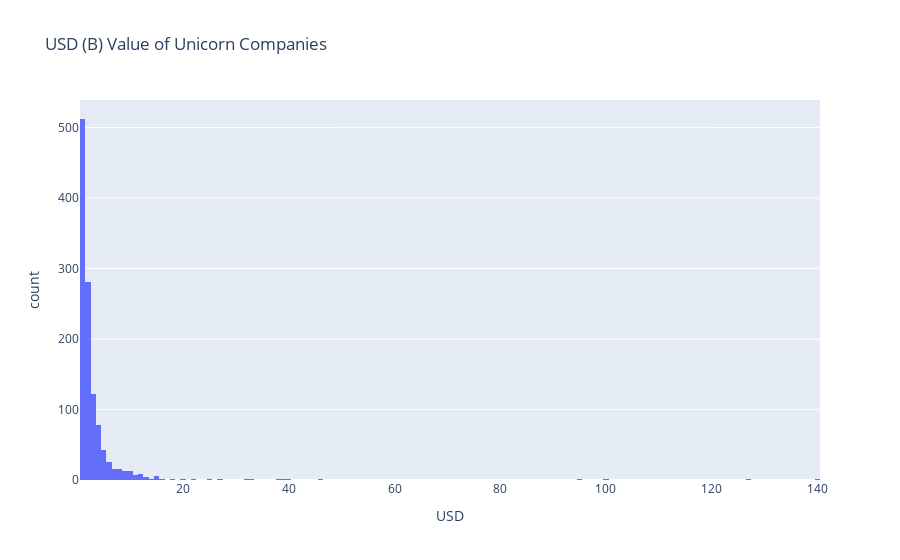

Notebook code for this chart:
### Code cell
#Let's see a histogram for the USD column
fig = px.histogram(df, x="USD",title = 'USD (B) Value of Unicorn Companies')
fig.show()

### Figure 1 — Plotly figure (JSON) as saved in the notebook; plotly's stock layout.template omitted (floating-point values rounded to 4 significant figures; data arrays with more than 128 entries replaced by an {"elided": "..."} marker saying what was removed)
{"data": [{"alignmentgroup": "True", "bingroup": "x", "hovertemplate": "USD=%{x}<br>count=%{y}<extra></extra>", "legendgroup": "", "marker": {"color": "#636efa", "pattern": {"shape": ""}}, "name": "", "offsetgroup": "", "orientation": "v", "showlegend": false, "type": "histogram", "x": {"elided": "1165 float values"}, "xaxis": "x", "yaxis": "y"}], "layout": {"barmode": "relative", "legend": {"tracegroupgap": 0}, "title": {"text": "USD (B) Value of Unicorn Companies"}, "xaxis": {"anchor": "y", "domain": [0, 1], "title": {"text": "USD"}}, "yaxis": {"anchor": "x", "domain": [0, 1], "title": {"text": "count"}}}}
